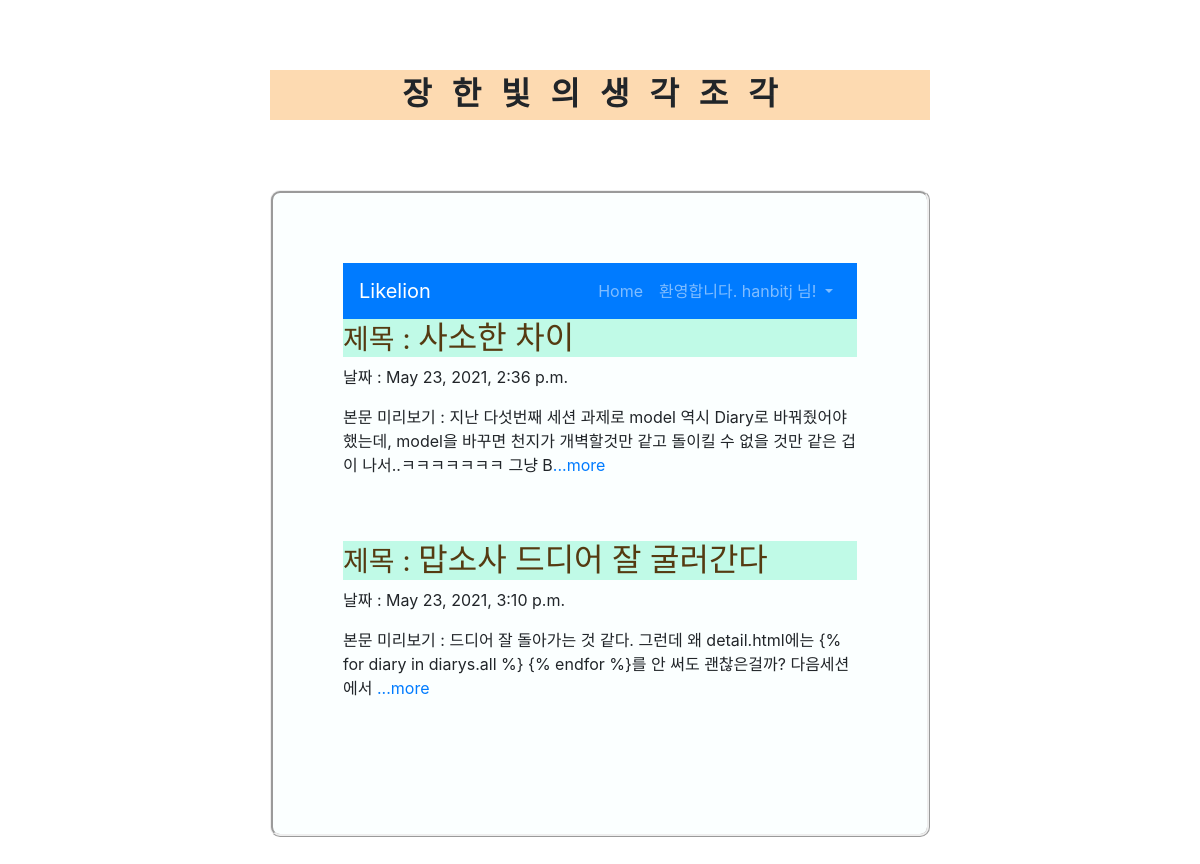
The app's page / (signed in) with its own data.
### diaryApp/models.py (models this page shows, shortened)
class Diary(models.Model):
    title = models.CharField(max_length=200)
    pub_date = models.DateTimeField('data published')
    body = models.TextField()
    def summary(self):
        return self.body[:100]

### diaryApp/views.py (the view)
# urls.py: 2. Add a URL to urlpatterns:  path('', views.home, name='home')
def home(request):
    diarys = Diary.objects
    return render(request, 'home.html', {'diarys' : diarys})

### diaryApp/templates/home.html (shortened to what this page needs)
<!DOCTYPE html>
<html>
    <head>
    </head>
    <body>
        <header>
            <p>장한빛의생각조각</p>
        </header>
        <article>
            {% extends 'base.html' %}
            {% block content %}
            {% for diary in diarys.all %}
            <h2> <small>제목 : </small>{{diary.title}} </h2>
            <p> 날짜 : {{diary.pub_date}} </p>
            <p> 본문 미리보기 : {{diary.summary}}<a href = "{%url 'detail' diary.id%}">...more</a> </p>
            <br><br>
            {% endfor %}
            {% endblock %}

### diaryProject/templates/base.html (shortened to what this page needs)
{% load bootstrap4 %}
{% bootstrap_css %}
<nav class="navbar navbar-expand-lg navbar-dark bg-primary">
    <a class="navbar-brand" href="{% url 'home' %}">Likelion</a>
    <div class="collapse navbar-collapse" id="navbarNav">
        <ul class="navbar-nav ml-auto">
            <li class="nav-item">
                <a class="nav-item nav-link" href="{% url 'home' %}">Home </span></a>
            </li>
            {% if user.is_authenticated %}
            <li class="nav-item dropdown">
                <a class="nav-link dropdown-toggle" id="navbarDropdown" role="button" data-toggle="dropdown"
                            aria-haspopup="true" aria-expanded="false">환영합니다. {{ user.username }} 님! </a>
            </li>
            {% endif %}
        </ul>
    </div>
</nav>
{% block content %}
{% endblock %}

### diaryApp/templates/home.html (style rules this page uses)
header { font-family: '나눔명조'; font-size: 2em; font-weight: bold; letter-spacing: 20px; text-align: center; background-color:rgb(253, 218, 177); margin: 70px 270px; height: 50px; }
body { background: #C0FAE7; font-family: '나눔고딕'; }
article { background: #fbffff; border-radius: 10px; border-style: ridge; padding: 70px; margin: 70px 270px; }
article h2 { color: #553a11; background-color: #C0FAE7; }

### records on screen
Diary: title "사소한 차이", pub_date "May 23, 2021, 2:36 p.m.", summary "지난 다섯번째 세션 과제로 model 역시 Diary로 바꿔줬어야 했는데, model을 바꾸면 천지가 개벽할것만 같고 돌이킬 수 없을 것만 같은 겁이 나서..ㅋㅋㅋㅋㅋㅋㅋ 그냥 B"
Diary: title "맙소사 드디어 잘 굴러간다", pub_date "May 23, 2021, 3:10 p.m.", summary "드디어 잘 돌아가는 것 같다. 그런데 왜 detail.html에는 {% for diary in diarys.all %} {% endfor %}를 안 써도 괜찮은걸까? 다음세션에서"

### other values on screen
{{ user.username }} "hanbitj"
